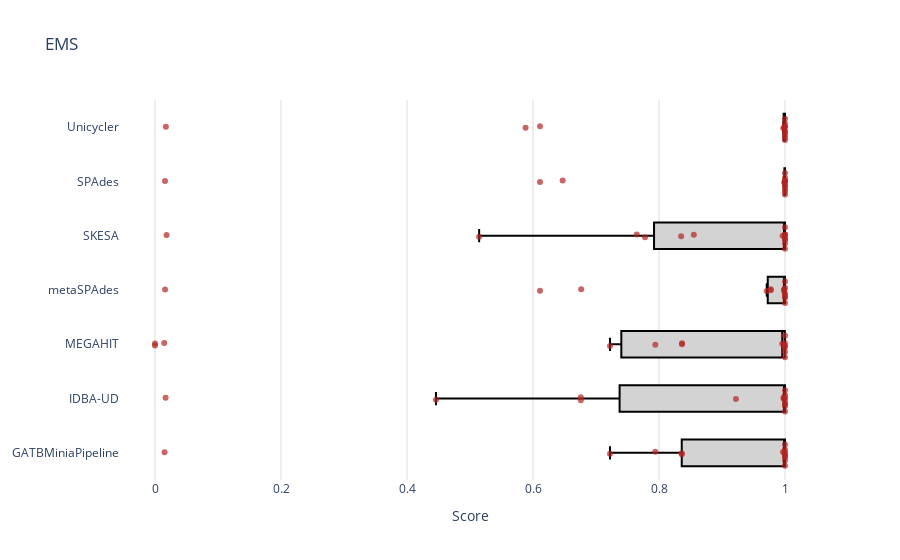
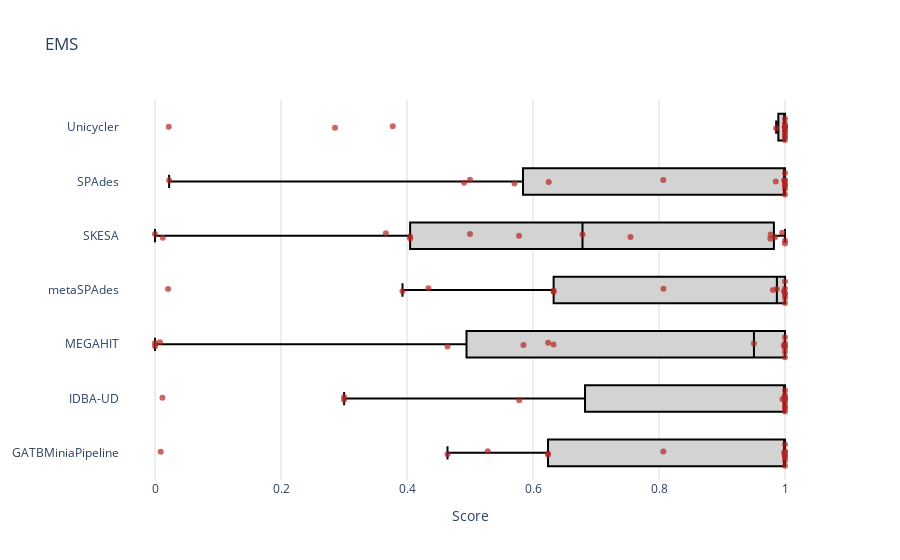
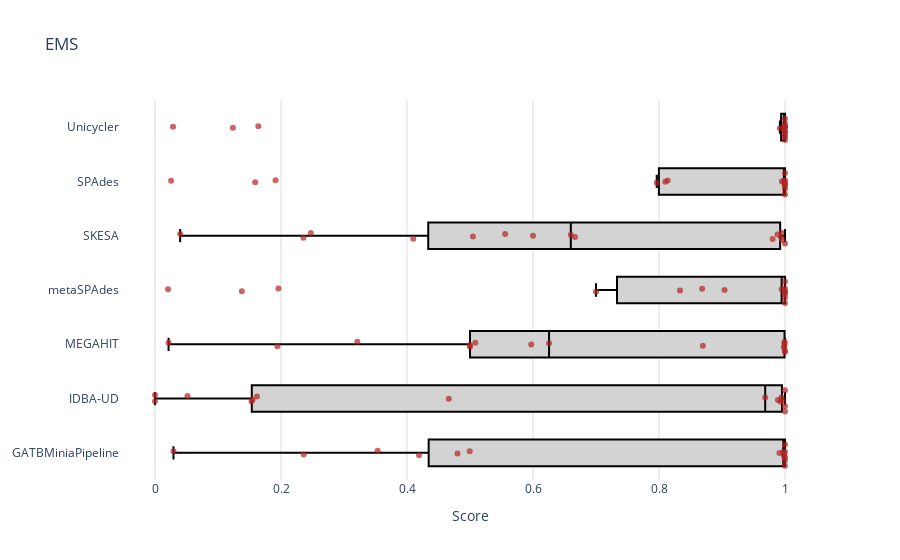
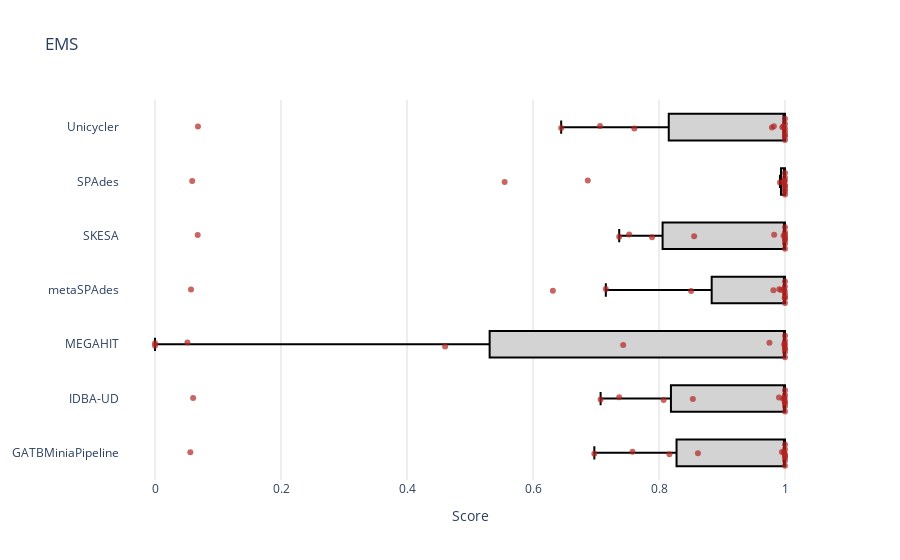

The notebook cell saved with these charts, in order:
### Code cell
for sample in rank_dfs:
    print(sample)
    for reference in rank_dfs[sample]:
        print(reference)
        fig = go.Figure()
        df = rank_dfs[sample][reference]
        for assembler in df.index:

            fig.add_trace(go.Box(x=df.loc[[assembler]].values[0],
                                     name=assembler, boxpoints='all',jitter=1, pointpos=0,
                                     boxmean=False, fillcolor='#D3D3D3', line=dict(color='#000000'),
                                    marker=dict(color='rgba(178,37,34,0.7)', size=6)))
        fig.update_layout(showlegend=False, xaxis_title="Score",
                              plot_bgcolor='rgb(255,255,255)', xaxis=dict(zeroline=False, gridcolor='#DCDCDC'),
                         title=sample)
        fig.show()

### Figure 1 — Plotly figure (JSON) as saved in the notebook; plotly's stock layout.template omitted (floating-point values rounded to 4 significant figures)
{"data": [{"boxmean": false, "boxpoints": "all", "fillcolor": "#D3D3D3", "jitter": 1, "line": {"color": "#000000"}, "marker": {"color": "rgba(178,37,34,0.7)", "size": 6}, "name": "GATBMiniaPipeline", "pointpos": 0, "type": "box", "x": [0.7222, 0.9996, 0.8361, 0.8361, 1, 0.01522, 0.9994, 0.7941, 0.9999, 0.9968, 1, 1, 0.9999, 0.9999, 1.0]}, {"boxmean": false, "boxpoints": "all", "fillcolor": "#D3D3D3", "jitter": 1, "line": {"color": "#000000"}, "marker": {"color": "rgba(178,37,34,0.7)", "size": 6}, "name": "IDBA-UD", "pointpos": 0, "type": "box", "x": [1, 0.446, 0.6759, 0.6759, 1, 0.01677, 0.9978, 1, 0.9977, 0.9222, 1, 1, 0.9999, 0.9999, 1.0]}, {"boxmean": false, "boxpoints": "all", "fillcolor": "#D3D3D3", "jitter": 1, "line": {"color": "#000000"}, "marker": {"color": "rgba(178,37,34,0.7)", "size": 6}, "name": "MEGAHIT", "pointpos": 0, "type": "box", "x": [0.7222, 0.9997, 0.8365, 0.8365, 1, 0.01463, 1, 0.7941, 0.9994, 0.9956, 0, 0, 1.0, 0.9997, 0.9997]}, {"boxmean": false, "boxpoints": "all", "fillcolor": "#D3D3D3", "jitter": 1, "line": {"color": "#000000"}, "marker": {"color": "rgba(178,37,34,0.7)", "size": 6}, "name": "metaSPAdes", "pointpos": 0, "type": "box", "x": [0.6111, 0.9994, 0.9774, 0.9774, 1, 0.01594, 0.9987, 0.6765, 0.9983, 0.971, 1, 1, 1.0, 1.0, 1.0]}, {"boxmean": false, "boxpoints": "all", "fillcolor": "#D3D3D3", "jitter": 1, "line": {"color": "#000000"}, "marker": {"color": "rgba(178,37,34,0.7)", "size": 6}, "name": "SKESA", "pointpos": 0, "type": "box", "x": [0.7778, 0.5145, 0.8553, 0.8352, 1, 0.01835, 0.9962, 0.7647, 1, 1, 1, 1, 1, 1, 1]}, {"boxmean": false, "boxpoints": "all", "fillcolor": "#D3D3D3", "jitter": 1, "line": {"color": "#000000"}, "marker": {"color": "rgba(178,37,34,0.7)", "size": 6}, "name": "SPAdes", "pointpos": 0, "type": "box", "x": [0.6111, 1, 1, 1, 1, 0.01591, 0.9987, 0.6471, 1.0, 0.9999, 1, 1, 0.9999, 0.9999, 1.0]}, {"boxmean": false, "boxpoints": "all", "fillcolor": "#D3D3D3", "jitter": 1, "line": {"color": "#000000"}, "marker": {"color": "rgba(178,37,34,0.7)", "size": 6}, "name": "Unicycler", "pointpos": 0, "type": "box", "x": [0.6111, 0.9993, 0.9995, 0.9995, 1, 0.01724, 0.9974, 0.5882, 1.0, 0.9996, 1, 1, 1.0, 1.0, 1]}], "layout": {"plot_bgcolor": "rgb(255,255,255)", "showlegend": false, "title": {"text": "EMS"}, "xaxis": {"gridcolor": "#DCDCDC", "title": {"text": "Score"}, "zeroline": false}}}

### Figure 2 — Plotly figure (JSON) as saved in the notebook; plotly's stock layout.template omitted (floating-point values rounded to 4 significant figures)
{"data": [{"boxmean": false, "boxpoints": "all", "fillcolor": "#D3D3D3", "jitter": 1, "line": {"color": "#000000"}, "marker": {"color": "rgba(178,37,34,0.7)", "size": 6}, "name": "GATBMiniaPipeline", "pointpos": 0, "type": "box", "x": [0.4643, 0.8069, 0.6238, 0.6238, 1, 0.009093, 0.9988, 0.5283, 1.0, 0.9997, 1, 1, 0.9996, 0.9996, 1]}, {"boxmean": false, "boxpoints": "all", "fillcolor": "#D3D3D3", "jitter": 1, "line": {"color": "#000000"}, "marker": {"color": "rgba(178,37,34,0.7)", "size": 6}, "name": "IDBA-UD", "pointpos": 0, "type": "box", "x": [1, 0.5781, 0.3002, 0.3002, 1, 0.01188, 0.996, 1, 1.0, 0.9988, 1, 1, 0.9998, 0.9998, 1.0]}, {"boxmean": false, "boxpoints": "all", "fillcolor": "#D3D3D3", "jitter": 1, "line": {"color": "#000000"}, "marker": {"color": "rgba(178,37,34,0.7)", "size": 6}, "name": "MEGAHIT", "pointpos": 0, "type": "box", "x": [0.4643, 1, 0.624, 0.6326, 1, 0.007928, 1, 0.5849, 0.9981, 0.9507, 0, 0, 1.0, 1.0, 1.0]}, {"boxmean": false, "boxpoints": "all", "fillcolor": "#D3D3D3", "jitter": 1, "line": {"color": "#000000"}, "marker": {"color": "rgba(178,37,34,0.7)", "size": 6}, "name": "metaSPAdes", "pointpos": 0, "type": "box", "x": [0.3929, 0.8071, 0.6327, 0.6327, 1, 0.02072, 0.9871, 0.434, 0.9983, 0.9808, 1, 1, 0.9998, 0.9998, 1]}, {"boxmean": false, "boxpoints": "all", "fillcolor": "#D3D3D3", "jitter": 1, "line": {"color": "#000000"}, "marker": {"color": "rgba(178,37,34,0.7)", "size": 6}, "name": "SKESA", "pointpos": 0, "type": "box", "x": [0.6786, 0.5779, 0.405, 0.405, 1, 0.01234, 0.9956, 0.7547, 0.9842, 0.3665, 0, 0.5, 1, 0.9766, 0.9772]}, {"boxmean": false, "boxpoints": "all", "fillcolor": "#D3D3D3", "jitter": 1, "line": {"color": "#000000"}, "marker": {"color": "rgba(178,37,34,0.7)", "size": 6}, "name": "SPAdes", "pointpos": 0, "type": "box", "x": [0.5, 0.8068, 0.6249, 0.5705, 1, 0.02242, 0.9854, 0.4906, 0.9999, 0.9987, 1, 1, 0.9998, 0.9998, 1.0]}, {"boxmean": false, "boxpoints": "all", "fillcolor": "#D3D3D3", "jitter": 1, "line": {"color": "#000000"}, "marker": {"color": "rgba(178,37,34,0.7)", "size": 6}, "name": "Unicycler", "pointpos": 0, "type": "box", "x": [0.2857, 0.9997, 1, 1, 1, 0.02181, 0.986, 0.3774, 1, 1, 1, 1, 0.9998, 0.9998, 1]}], "layout": {"plot_bgcolor": "rgb(255,255,255)", "showlegend": false, "title": {"text": "EMS"}, "xaxis": {"gridcolor": "#DCDCDC", "title": {"text": "Score"}, "zeroline": false}}}

### Figure 3 — Plotly figure (JSON) as saved in the notebook; plotly's stock layout.template omitted (floating-point values rounded to 4 significant figures)
{"data": [{"boxmean": false, "boxpoints": "all", "fillcolor": "#D3D3D3", "jitter": 1, "line": {"color": "#000000"}, "marker": {"color": "rgba(178,37,34,0.7)", "size": 6}, "name": "GATBMiniaPipeline", "pointpos": 0, "type": "box", "x": [0.3534, 0.236, 0.4802, 0.4995, 1, 0.02932, 0.9912, 0.4191, 1, 0.9973, 1, 1, 0.9984, 0.9984, 1.0]}, {"boxmean": false, "boxpoints": "all", "fillcolor": "#D3D3D3", "jitter": 1, "line": {"color": "#000000"}, "marker": {"color": "rgba(178,37,34,0.7)", "size": 6}, "name": "IDBA-UD", "pointpos": 0, "type": "box", "x": [1, 0.1619, 0.1532, 0.1548, 1, 0.05147, 0.9686, 1, 0.9943, 0.4663, 0, 0, 0.9956, 0.9887, 0.9932]}, {"boxmean": false, "boxpoints": "all", "fillcolor": "#D3D3D3", "jitter": 1, "line": {"color": "#000000"}, "marker": {"color": "rgba(178,37,34,0.7)", "size": 6}, "name": "MEGAHIT", "pointpos": 0, "type": "box", "x": [0.1943, 0.5085, 0.5973, 0.6255, 1, 0.02153, 0.9992, 0.3212, 0.9981, 0.8697, 0.5, 0.5, 0.9995, 0.9993, 0.9999]}, {"boxmean": false, "boxpoints": "all", "fillcolor": "#D3D3D3", "jitter": 1, "line": {"color": "#000000"}, "marker": {"color": "rgba(178,37,34,0.7)", "size": 6}, "name": "metaSPAdes", "pointpos": 0, "type": "box", "x": [0.1378, 1, 0.8684, 0.9041, 1, 0.0207, 1, 0.1959, 0.9997, 0.9947, 0.8333, 0.7, 0.9999, 0.9999, 1]}, {"boxmean": false, "boxpoints": "all", "fillcolor": "#D3D3D3", "jitter": 1, "line": {"color": "#000000"}, "marker": {"color": "rgba(178,37,34,0.7)", "size": 6}, "name": "SKESA", "pointpos": 0, "type": "box", "x": [0.2473, 0.2357, 0.5047, 0.5557, 1, 0.03995, 0.9803, 0.41, 0.9952, 0.66, 0.6667, 0.6, 0.9943, 0.988, 0.9938]}, {"boxmean": false, "boxpoints": "all", "fillcolor": "#D3D3D3", "jitter": 1, "line": {"color": "#000000"}, "marker": {"color": "rgba(178,37,34,0.7)", "size": 6}, "name": "SPAdes", "pointpos": 0, "type": "box", "x": [0.159, 0.81, 0.7964, 0.8139, 1, 0.02551, 0.9951, 0.1913, 1.0, 0.9982, 1, 1, 0.9999, 0.9999, 1.0]}, {"boxmean": false, "boxpoints": "all", "fillcolor": "#D3D3D3", "jitter": 1, "line": {"color": "#000000"}, "marker": {"color": "rgba(178,37,34,0.7)", "size": 6}, "name": "Unicycler", "pointpos": 0, "type": "box", "x": [0.1237, 0.9995, 1, 1, 1, 0.02863, 0.9919, 0.164, 0.9999, 1, 1, 1, 1.0, 1.0, 1]}], "layout": {"plot_bgcolor": "rgb(255,255,255)", "showlegend": false, "title": {"text": "EMS"}, "xaxis": {"gridcolor": "#DCDCDC", "title": {"text": "Score"}, "zeroline": false}}}

### Figure 4 — Plotly figure (JSON) as saved in the notebook; plotly's stock layout.template omitted (floating-point values rounded to 4 significant figures)
{"data": [{"boxmean": false, "boxpoints": "all", "fillcolor": "#D3D3D3", "jitter": 1, "line": {"color": "#000000"}, "marker": {"color": "rgba(178,37,34,0.7)", "size": 6}, "name": "GATBMiniaPipeline", "pointpos": 0, "type": "box", "x": [0.6974, 1.0, 0.8618, 0.758, 1, 0.05606, 0.9951, 0.8165, 1, 1, 1, 1, 0.9986, 0.9986, 1]}, {"boxmean": false, "boxpoints": "all", "fillcolor": "#D3D3D3", "jitter": 1, "line": {"color": "#000000"}, "marker": {"color": "rgba(178,37,34,0.7)", "size": 6}, "name": "IDBA-UD", "pointpos": 0, "type": "box", "x": [0.7368, 0.9993, 0.8538, 0.7073, 1, 0.06052, 0.9904, 0.8073, 1.0, 0.997, 1, 1, 0.9996, 0.9996, 1]}, {"boxmean": false, "boxpoints": "all", "fillcolor": "#D3D3D3", "jitter": 1, "line": {"color": "#000000"}, "marker": {"color": "rgba(178,37,34,0.7)", "size": 6}, "name": "MEGAHIT", "pointpos": 0, "type": "box", "x": [0.4605, 1, 1, 1, 1, 0.05144, 1, 0.7431, 0.9993, 0.9753, 0, 0, 0.9992, 0.9994, 0.9997]}, {"boxmean": false, "boxpoints": "all", "fillcolor": "#D3D3D3", "jitter": 1, "line": {"color": "#000000"}, "marker": {"color": "rgba(178,37,34,0.7)", "size": 6}, "name": "metaSPAdes", "pointpos": 0, "type": "box", "x": [0.6316, 0.9986, 0.9816, 0.851, 1, 0.05716, 0.994, 0.7156, 0.9998, 0.9909, 1, 1, 0.9995, 0.9995, 1]}, {"boxmean": false, "boxpoints": "all", "fillcolor": "#D3D3D3", "jitter": 1, "line": {"color": "#000000"}, "marker": {"color": "rgba(178,37,34,0.7)", "size": 6}, "name": "SKESA", "pointpos": 0, "type": "box", "x": [0.7368, 0.9977, 0.8558, 0.7526, 1, 0.06778, 0.9828, 0.789, 1, 1, 1, 1, 1, 1, 1]}, {"boxmean": false, "boxpoints": "all", "fillcolor": "#D3D3D3", "jitter": 1, "line": {"color": "#000000"}, "marker": {"color": "rgba(178,37,34,0.7)", "size": 6}, "name": "SPAdes", "pointpos": 0, "type": "box", "x": [1, 0.9996, 0.687, 0.555, 1, 0.05905, 0.992, 1, 1.0, 0.999, 1, 1, 0.9985, 0.9985, 1]}, {"boxmean": false, "boxpoints": "all", "fillcolor": "#D3D3D3", "jitter": 1, "line": {"color": "#000000"}, "marker": {"color": "rgba(178,37,34,0.7)", "size": 6}, "name": "Unicycler", "pointpos": 0, "type": "box", "x": [0.6447, 0.9977, 0.9793, 0.7609, 1, 0.06818, 0.9824, 0.7064, 0.9999, 0.9958, 1, 1, 0.9999, 0.9999, 1]}], "layout": {"plot_bgcolor": "rgb(255,255,255)", "showlegend": false, "title": {"text": "EMS"}, "xaxis": {"gridcolor": "#DCDCDC", "title": {"text": "Score"}, "zeroline": false}}}
